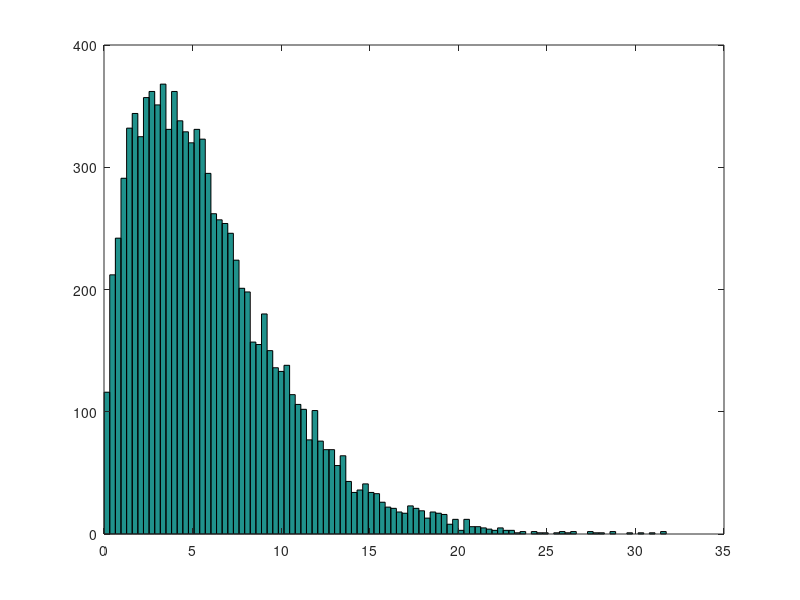
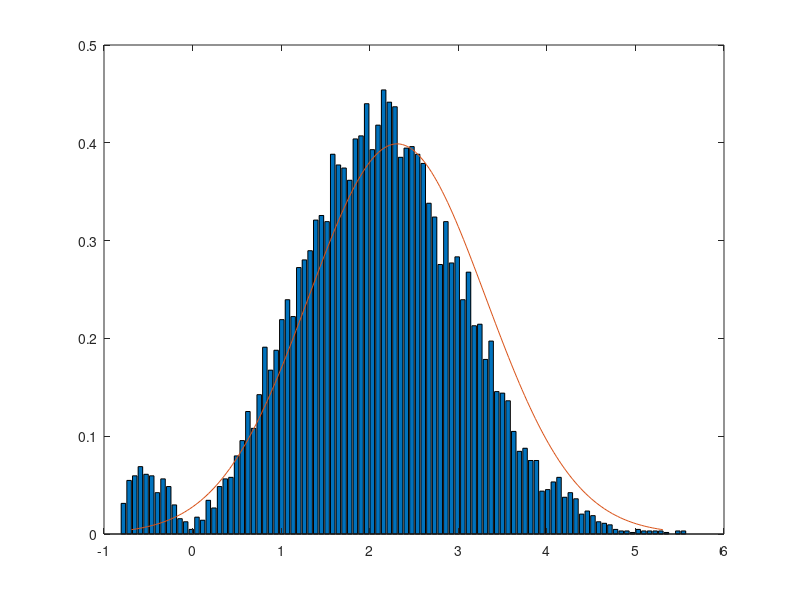

Write the MATLAB code that produced these figures, in order.
% test the transform that relate non-central Chi-Square to Gaussion distribution

n = 1e4;       % number of trials
m = 3;         % order (freedom degree)
sigma = 1.0;
mu    = 1.0;
x = sigma*randn(m, n)+mu;
x = sum((x./sigma).^2,1);  % non-central Chi-Square
lambda = m*(mu/sigma)^2;

dis_mean = lambda + m
mean(x)
dis_var  = 2*lambda + 4*m
var(x)
figure(1);
hist(x,100);

sq = @(x) sign(x).*sqrt(abs(x));
sf = @(x) sq(x-(m-1)/3);
%sf = @(x) sqrt(abs(x - (m-1)/3))
sum(x<(m-1)/3)

y = sf(x);  % so y is Gaussion distribution ?

figure(2);
[nn, xx] = hist(y,100);
bar(xx, nn/(numel(y)*(xx(2)-xx(1))));
hold on
px = -3:0.03:3;
plot(sqrt(lambda+(2*m+1)/3)+px, normpdf(px));
hold off

